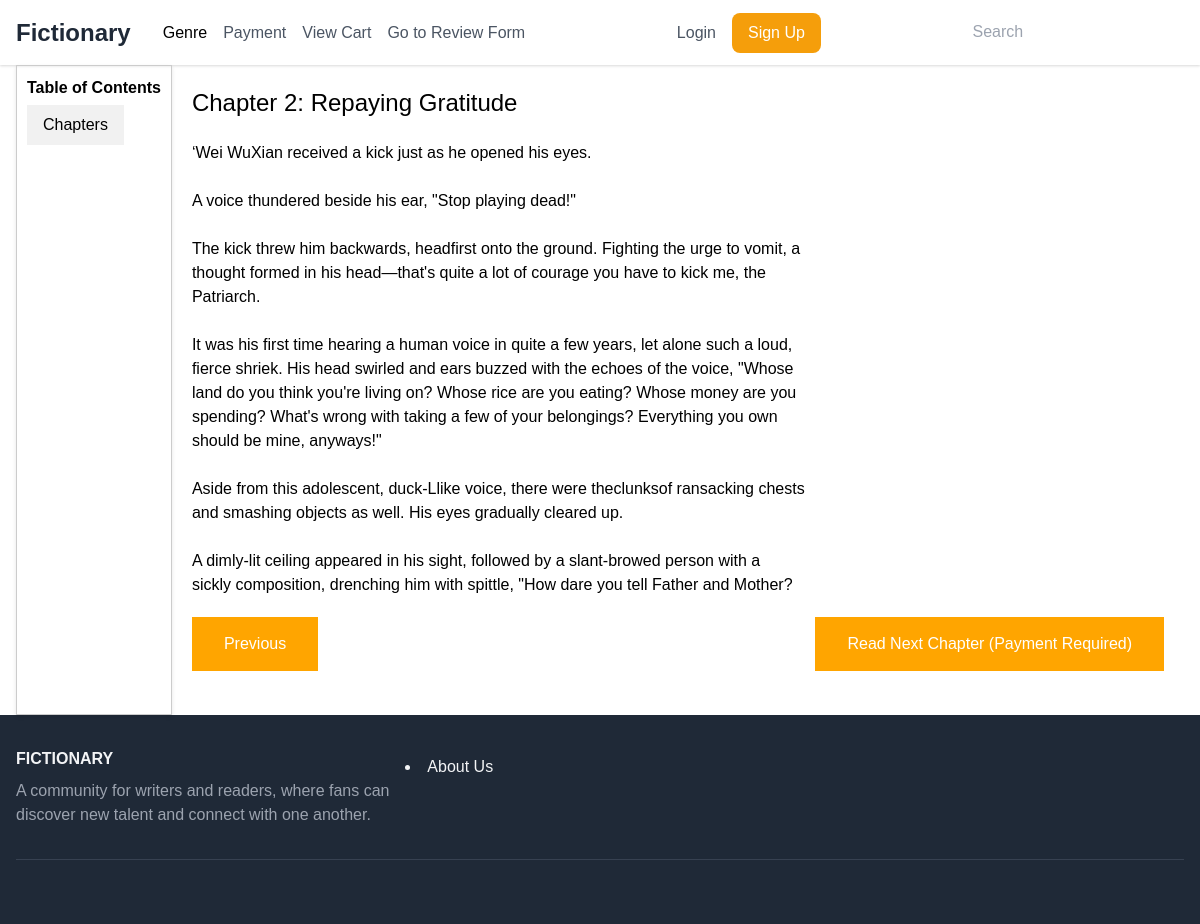
Page /chapter_details/2/ (signed in) on the committed database.
### novels/models.py (models this page shows, shortened)
class Chapter(models.Model):
    novel = models.ForeignKey(Novel, on_delete=models.CASCADE)
    title = models.CharField(max_length=100)
    content = models.TextField()
    previous_chapter = models.ForeignKey('self', on_delete=models.SET_NULL, null=True, blank=True, related_name='next_chapters')
    next_chapter = models.ForeignKey('self', on_delete=models.SET_NULL, null=True, blank=True, related_name='previous_chapters')
    cart = models.ManyToManyField('novels.CustomUser', through='CartChapter')
    amount = models.DecimalField(max_digits=10, decimal_places=2, default=1.25)

### novels/views.py (the view)
# urls.py: path('chapter_details/<int:chapter_id>/', views.chapter_details, name='chapter_details'),
@login_required
def chapter_details(request, chapter_id):
    chapter = get_object_or_404(Chapter, id=chapter_id)
    next_chapter = chapter.next_chapter
    user_has_payment = Payment.objects.filter(user=request.user, chapter=chapter).exists()
    if not user_has_payment:
        if next_chapter:
            return redirect('novels:make_payment', chapter_id=next_chapter.id)
        else:
            return HttpResponse("You have completed all chapters.")
    context = {
        'chapter': chapter,
        'user_has_payment': user_has_payment,
    }
    return render(request, 'chapter_details.html', context)

### novels/templates/chapter_details.html (shortened to what this page needs)
{% extends 'base.html' %}
{% load static %}
{% block content %}
  <head>
    <link rel="stylesheet" href="{% static 'novels/chapter_details.css' %}">
  </head>
  <div id="content">
    <aside class="toc-container">
      <div class="toc-title">Table of Contents</div>
      <div class="toc-dropdown">
        <button class="toc-dropdown-btn">Chapters </button>
      </div>
    </aside>
    <main>
      <div class="chapter-content">
        <h2>{{ chapter.title }}</h2>
        <div>
          {{ chapter.content|linebreaksbr }}
        </div>
      </div>
      <div class="toolbar">
      {% if chapter.previous_chapter %}
        <a href="{% url 'novels:chapter_details' chapter.previous_chapter.id %}" class="toolbar-btn">Previous</a>
      {% endif %}
      {% if chapter.next_chapter %}
        {% if user.is_authenticated %}
          {% if next_chapter and user_has_payment %}
            <a href="{% url 'novels:chapter_details' chapter.next_chapter.id %}" class="toolbar-btn">Next</a>
          {% else %}
            <a href="{% url 'novels:make_payment' chapter.next_chapter.id %}" class="toolbar-btn">Read Next Chapter (Payment Required)</a>
          {% endif %}
        {% else %}
          <a href="/login/" class="toolbar-btn">Login to Read Next Chapter</a>
        {% endif %}
      {% endif %}
      </div>
      <div class="toolbar-icons">
      </div>
    </main>
  </div>
{% endblock %}

### novels/static/novels/hello.css (style rules this page uses)
body { font-family: Arial, sans-serif; font-size: 16px; margin: 0; }

### novels/static/novels/chapter_details.css (style rules this page uses)
body { font-family: Arial, sans-serif; margin: 0; padding: 0; }
.toc-container { border: 1px solid #ccc; box-shadow: 0 2px 4px rgba(0, 0, 0, 0.1); padding: 10px; }
.toc-title { font-weight: bold; margin-bottom: 5px; }
.toc-dropdown { position: relative; display: inline-block; }
.toc-dropdown-btn { background-color: #f1f1f1; border: none; padding: 8px 16px; cursor: pointer; }
#content { display: flex; }
main { flex-grow: 1; padding: 20px; }
h2 { font-size: 24px; margin-bottom: 20px; }
.toolbar { display: flex; justify-content: space-between; align-items: center; margin-top: 20px; }
.toolbar .toolbar-btn { background-color: orange; border: none; color: white; padding: 15px 32px; text-align: center; text-decoration: none; display: inline-block; font-size: 16px; }

### rows in the picture
Chapter: title "Chapter 2: Repaying Gratitude", content "‘Wei WuXian received a kick just as he opened his eyes. A voice thundered beside his ear, \"Stop playing dead!\" The kick threw him backwards, headfirst onto the ground. Fighting the urge to vomit, a thought formed in his head—that's quite a lot of courage you have to kick me, the Patriarch. It was his first time hearing a human voice in quite a few years, let alone such a loud, fierce shriek. His head swirled and ears buzzed with the echoes of the voice, \"Whose land do you think you're living on? Whose rice are you eating? Whose money are you spending? What's wrong with taking a few of your belongings? Everything you own should be mine, anyways!\" Aside from this adolescent, duck-Llike voice,…"
